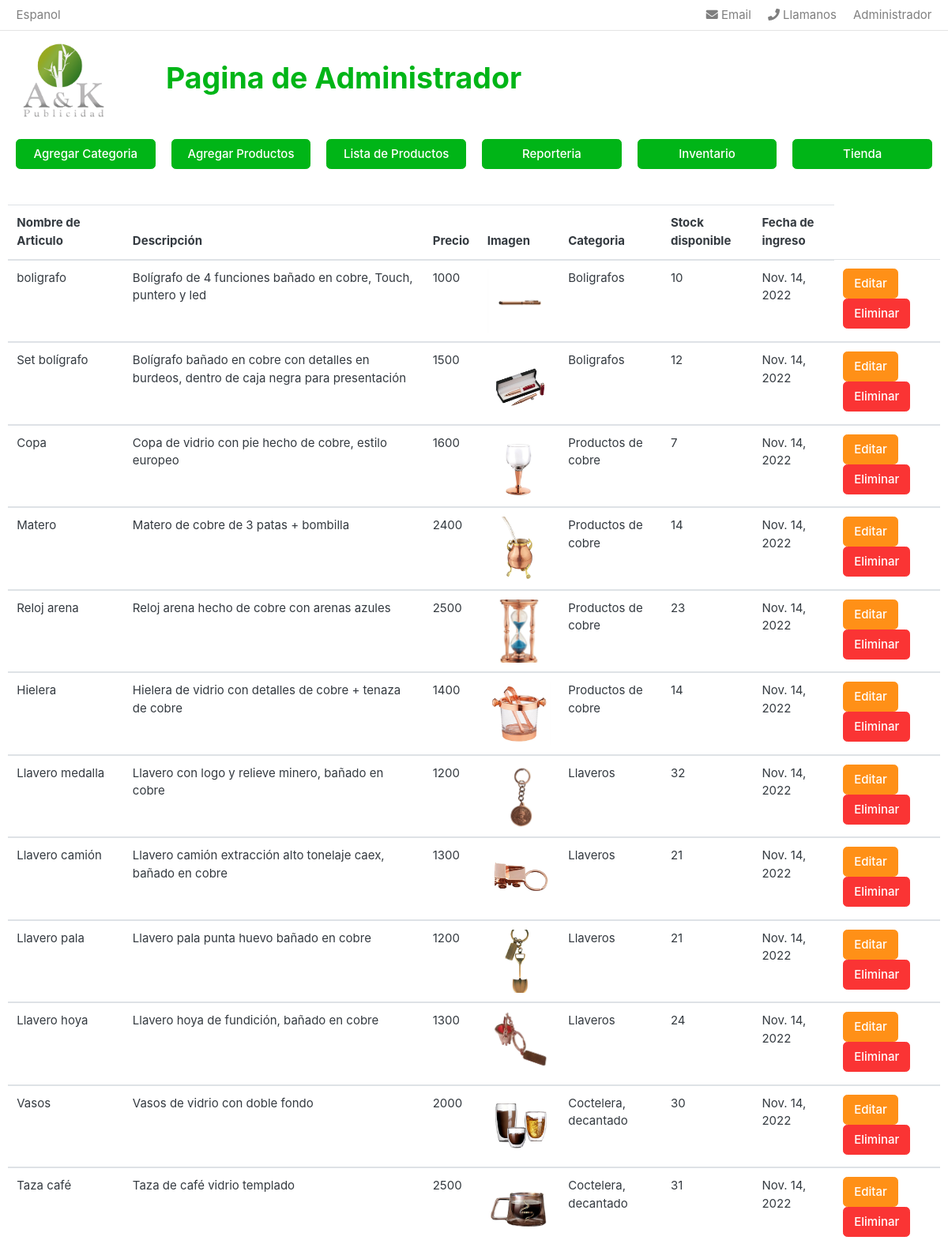
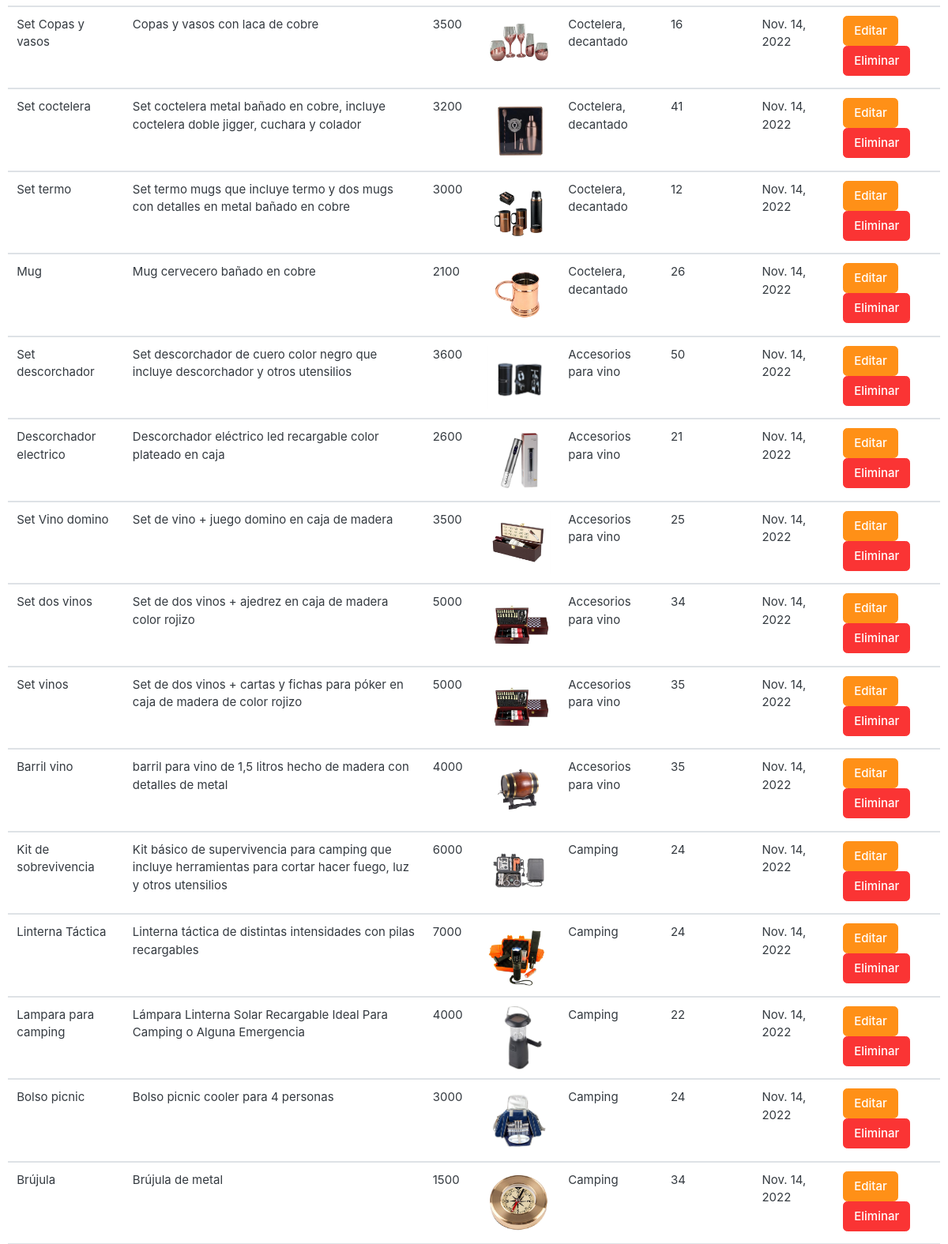
Page /administrador/lista (upper part) on the committed database (2 pictures, top to bottom).
### store/models.py (models this page shows, shortened)
class Product(models.Model):
    product_name = models.CharField(max_length=200, unique = True)
    slug = models.CharField(max_length=200, unique = True)
    description = models.TextField(max_length = 500, blank = True)
    price = models.IntegerField()
    image = models.ImageField(upload_to="photos/products/")
    stock = models.IntegerField()
    is_available = models.BooleanField(default = True)
    category = models.ForeignKey(Category, on_delete=models.CASCADE)
    create_date = models.DateField(auto_now_add =True)
    modified_date = models.DateField(auto_now = True)
    def __str__(self):
        return self.product_name

### category/models.py (models this page shows, shortened)
class Category(models.Model):
    category_name = models.CharField(max_length=20, unique= True)
    descripcion = models.CharField(max_length=250, blank = True)
    slug = models.CharField(max_length=100, unique = True)
    cat_image = models.ImageField(upload_to = 'photos/categories', blank = True)
    class Meta:
        verbose_name = 'category'
        verbose_name_plural = 'categories'
    def __str__(self):
        return self.category_name

### administrador/views.py (the view)
# urls.py: path('lista', views.lista, name='lista'),
def lista(request):
    productos = Product.objects.all()
    print(productos)
    return render(request,'administrador/lista_productos.html', {'productos':productos})

### carts/context_processors.py (called while the page is built)
def counter(request):
    cart_count = 0
    try:
        cart = Cart.objects.filter(cart_id=_cart_id(request))
        cart_items = CartItem.objects.all().filter(cart=cart[:1])
        for cart_item in cart_items:
            cart_count += cart_item.quantity
    except Cart.DoesNotExist:
        cart_count = 0
    return dict(cart_count=cart_count)

### carts/views.py (called while the page is built)
def _cart_id(request):
    cart = request.session.session_key
    if not cart:
        cart = request.session.create()
    return cart

### category/context_processors.py (called while the page is built)
def menu_links(request):
    links = Category.objects.all()
    return dict(links=links)

### templates/administrador/lista_productos.html (shortened to what this page needs)
{% load static %}
<!DOCTYPE HTML>
<html lang="en">
<head>
<link href="{% static 'css/bootstrap.css' %}" rel="stylesheet" type="text/css"/>
<link href="{% static 'fonts/fontawesome/css/all.min.css' %}" type="text/css" rel="stylesheet">
<link href="{% static 'css/ui.css' %}" rel="stylesheet" type="text/css"/>
<link href="{% static 'css/responsive.css' %}" rel="stylesheet" media="only screen and (max-width: 1200px)" />
</head>
<body>
{% block content %}
<header class="section-header">
<nav class="navbar p-md-0 navbar-expand-sm navbar-light border-bottom">
<div class="container">
  <div class="collapse navbar-collapse" id="navbarTop4">
    <ul class="navbar-nav mr-auto">
    	<li class="nav-item dropdown">
		 	<a href="#" class="nav-link"> Espanol </a>
		</li>
    </ul>
    <ul class="navbar-nav">
		<li><a href="#" class="nav-link"> <i class="fa fa-envelope"></i> Email </a></li>
		<li><a href="#" class="nav-link"> <i class="fa fa-phone"></i> Llamanos</a></li>
			<li><a href="{% url 'inicio' %}" class="nav-link"> Administrador</a></li>
	</ul>
  </div>
</div>
</nav>
<section class="header-main border-bottom">
	<div class="container">
<div class="row align-items-center">
	<div class="col-lg-2 col-md-3 col-6">
		<a href="{% url 'home' %}" class="brand-wrap">
			<img class="logo" src="{% static './images/LOGO A Y k LISTO.jpg' %}">
		</a>
	</div>
    <br>
	<div class="col-6">
		<h1>Pagina de Administrador</h1>
	</div>
	</div>
    <br>
    <div class="container">
        <div class="row row-cols-6">
            <div class="col"><a href="{% url 'verform_categoria' %}" class="btn btn-block btn-success">Agregar Categoria</a></div>
            <div class="col"><a href="{% url 'verFormulario' %}" class="btn btn-block btn-success">Agregar Productos</a></div>
            <div class="col"><a href="{% url 'lista' %}" class="btn btn-block btn-success">Lista de Productos</a></div>
            <div class="col"><a href="{% url 'listaReporteria' %}" class="btn btn-block btn-success">Reporteria</a></div>
            <div class="col"><a href="{% url 'listaInventario' %}" class="btn btn-block btn-success">Inventario</a></div>
            <div class="col"><a href="{% url 'store' %}" class="btn btn-block btn-success">Tienda</a></div>
        </div>
    </div>
    <table class="table mt-5">
        <thead>
        <tr>
            <th scope="col">Nombre de Articulo</th>
            <th scope="col">Descripción</th>
            <th scope="col">Precio</th>
            <th scope="col">Imagen</th>
            <th scope="col">Categoria</th>
            <th scope="col">Stock disponible</th>
            <th scope="col">Fecha de ingreso</th>
        </tr>
        </thead>
        {% if productos %}
        {% for ar in productos %}
        <tbody>
        <tr>
            <td>{{ar.product_name}}</td>
            <td>{{ar.description}}</td>
            <td>{{ar.price}}</td>
            <td><img src="{{ar.image.url}}" class="img-sm"></td>
            <td>{{ar.category}}</td>
            <td>{{ar.stock}}</td>
            <td>{{ar.create_date}}</td>
            <td>
            <a href="{% url 'editar_productos' ar.product_name %}"><button class="btn btn-warning">Editar</button></a>
            <a href="{% url 'eliminar_producto' ar.product_name %}"><button class="btn btn-danger">Eliminar</button></a>
            </td>
        </tr>
        </tbody>
        {% endfor %}
        {% else %}
        <tbody>
            <tr>
            <td scope="row" colspan="8" class="text-center"></td>
        </tbody>
        {% endif %}
    </table>
{% endblock %}

### static/css/ui.css (style rules this page uses)
html { font-family: "Inter", sans-serif; font-size: 15px; }
.img-xs, .img-sm, .img-md, .img-lg { -o-object-fit: cover; object-fit: cover; flex-shrink: 0; flex-grow: 0; }
.img-sm { width: 80px; height: 80px; }
.header-main { position: relative; padding-top: 1rem; padding-bottom: 1rem; }
.brand-wrap .logo, .navbar-brand .logo { margin-right: 4px; max-height: 100px; display: inline-block; }

### rows in the picture
Product: product_name "boligrafo", description "Bolígrafo de 4 funciones bañado en cobre, Touch, puntero y led", price "1000", image (picture), category "Boligrafos", stock "10", create_date "Nov. 14, 2022"
Product: product_name "Set bolígrafo", description "Bolígrafo bañado en cobre con detalles en burdeos, dentro de caja negra para presentación", price "1500", image (picture), category "Boligrafos", stock "12", create_date "Nov. 14, 2022"
Product: product_name "Copa", description "Copa de vidrio con pie hecho de cobre, estilo europeo", price "1600", image (picture), category "Productos de cobre", stock "7", create_date "Nov. 14, 2022"
Product: product_name "Matero", description "Matero de cobre de 3 patas + bombilla", price "2400", image (picture), category "Productos de cobre", stock "14", create_date "Nov. 14, 2022"
Product: product_name "Reloj arena", description "Reloj arena hecho de cobre con arenas azules", price "2500", image (picture), category "Productos de cobre", stock "23", create_date "Nov. 14, 2022"
Product: product_name "Hielera", description "Hielera de vidrio con detalles de cobre + tenaza de cobre", price "1400", image (picture), category "Productos de cobre", stock "14", create_date "Nov. 14, 2022"
Product: product_name "Llavero medalla", description "Llavero con logo y relieve minero, bañado en cobre", price "1200", image (picture), category "Llaveros", stock "32", create_date "Nov. 14, 2022"
Product: product_name "Llavero camión", description "Llavero camión extracción alto tonelaje caex, bañado en cobre", price "1300", image (picture), category "Llaveros", stock "21", create_date "Nov. 14, 2022"
Product: product_name "Llavero pala", description "Llavero pala punta huevo bañado en cobre", price "1200", image (picture), category "Llaveros", stock "21", create_date "Nov. 14, 2022"
Product: product_name "Llavero hoya", description "Llavero hoya de fundición, bañado en cobre", price "1300", image (picture), category "Llaveros", stock "24", create_date "Nov. 14, 2022"
Product: product_name "Vasos", description "Vasos de vidrio con doble fondo", price "2000", image (picture), category "Coctelera, decantado", stock "30", create_date "Nov. 14, 2022"
Product: product_name "Taza café", description "Taza de café vidrio templado", price "2500", image (picture), category "Coctelera, decantado", stock "31", create_date "Nov. 14, 2022"
Product: product_name "Set Copas y vasos", description "Copas y vasos con laca de cobre", price "3500", image (picture), category "Coctelera, decantado", stock "16", create_date "Nov. 14, 2022"
Product: product_name "Set coctelera", description "Set coctelera metal bañado en cobre, incluye coctelera doble jigger, cuchara y colador", price "3200", image (picture), category "Coctelera, decantado", stock "41", create_date "Nov. 14, 2022"
Product: product_name "Set termo", description "Set termo mugs que incluye termo y dos mugs con detalles en metal bañado en cobre", price "3000", image (picture), category "Coctelera, decantado", stock "12", create_date "Nov. 14, 2022"
Product: product_name "Mug", description "Mug cervecero bañado en cobre", price "2100", image (picture), category "Coctelera, decantado", stock "26", create_date "Nov. 14, 2022"
Product: product_name "Set descorchador", description "Set descorchador de cuero color negro que incluye descorchador y otros utensilios", price "3600", image (picture), category "Accesorios para vino", stock "50", create_date "Nov. 14, 2022"
Product: product_name "Descorchador electrico", description "Descorchador eléctrico led recargable color plateado en caja", price "2600", image (picture), category "Accesorios para vino", stock "21", create_date "Nov. 14, 2022"
Product: product_name "Set Vino domino", description "Set de vino + juego domino en caja de madera", price "3500", image (picture), category "Accesorios para vino", stock "25", create_date "Nov. 14, 2022"
Product: product_name "Set dos vinos", description "Set de dos vinos + ajedrez en caja de madera color rojizo", price "5000", image (picture), category "Accesorios para vino", stock "34", create_date "Nov. 14, 2022"
Product: product_name "Set vinos", description "Set de dos vinos + cartas y fichas para póker en caja de madera de color rojizo", price "5000", image (picture), category "Accesorios para vino", stock "35", create_date "Nov. 14, 2022"
Product: product_name "Barril vino", description "barril para vino de 1,5 litros hecho de madera con detalles de metal", price "4000", image (picture), category "Accesorios para vino", stock "35", create_date "Nov. 14, 2022"
Product: product_name "Kit de sobrevivencia", description "Kit básico de supervivencia para camping que incluye herramientas para cortar hacer fuego, luz y otros utensilios", price "6000", image (picture), category "Camping", stock "24", create_date "Nov. 14, 2022"
Product: product_name "Linterna Táctica", description "Linterna táctica de distintas intensidades con pilas recargables", price "7000", image (picture), category "Camping", stock "24", create_date "Nov. 14, 2022"
Product: product_name "Lampara para camping", description "Lámpara Linterna Solar Recargable Ideal Para Camping o Alguna Emergencia", price "4000", image (picture), category "Camping", stock "22", create_date "Nov. 14, 2022"
Product: product_name "Bolso picnic", description "Bolso picnic cooler para 4 personas", price "3000", image (picture), category "Camping", stock "24", create_date "Nov. 14, 2022"
Product: product_name "Brújula", description "Brújula de metal", price "1500", image (picture), category "Camping", stock "34", create_date "Nov. 14, 2022"
